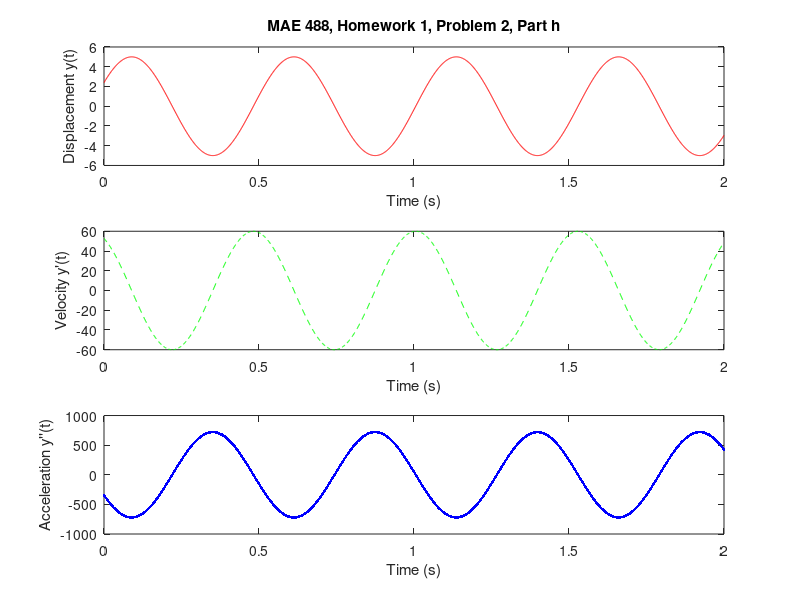

The MATLAB source for this figure: (Note: a time limit stopped this script after it produced the figure.)
% Hunter Phillips
% MAE488 - Homework 1
% Spring 2019
% Main
clear
clc

%% Header
d_bullets = repmat('*', 50, 1); % concise way to make a lot of chars
fprintf('%c',d_bullets)
fprintf('\nMAE 488, Homework #1, Spring 2019, Hunter Phillips\n')
fprintf('%c',d_bullets)
fprintf('\n\n')

%% Problem 2 - Part h
% Plot the displacement, velocity, and acceleration for 2 seconds
% (timestep of 0.001 seconds) in a single figure with each plot 
% in a subplot (displacement at the top, acceleration at the bottom).

su_bullets = repmat('*', 25, 1); % setting up cmd line output
un_bullets = repmat('-', 25, 1);
fprintf('%c',su_bullets)
fprintf('\nProblem 2 - Part h\n')
fprintf('%c',su_bullets)
fprintf('\n\n')

fprintf('%c',un_bullets)
fprintf('\nEquations Plotted\n')
fprintf('%c',un_bullets)
fprintf('\ny(t)   = 5sin(12t+0.5)\n')
fprintf('y''(t)  = 60cos(12t+0.5)\n')
fprintf('y''''(t) = -720sin(12t+0.5)\n')

fprintf('\nSolution Plotted in Figure 1\n\n\n')

p2_t         = 0:0.001:2;               % time vector
displacement = 5*sin(12*p2_t+0.5);      % displacement given by problem
velocity     = 60*cos(12*p2_t+0.5);     % calculated velocity equation
accel        = -720*sin(12*p2_t+0.5);   % calculated acceleration equation

f1 = figure(1);

subplot(3,1,1)
plot(p2_t,displacement, 'r')
ylabel('Displacement y(t)')
xlabel('Time (s)')
title('MAE 488, Homework 1, Problem 2, Part h')

subplot(3,1,2)
plot(p2_t,velocity, '--g')
ylabel('Velocity y''(t)')
xlabel('Time (s)')

subplot(3,1,3)
plot(p2_t,accel, '.b');
ylabel('Acceleration y''''(t)')
xlabel('Time (s)')

% Uncomment to output figure as high quality png
print(f1,'../figures/problem_2_h.png','-dpng','-r1200');

%% Problem 3 - Part d
% Plot f(x) = (x)cos(x) from 0 to 10 coupled with linear approx curves.

su_bullets = repmat('*', 25, 1);
un_bullets = repmat('-', 25, 1);
fprintf('%c',su_bullets)
fprintf('\nProblem 3 - Part d\n')
fprintf('%c',su_bullets)
fprintf('\n\n')

fprintf('%c',un_bullets)
fprintf('\nEquations Plotted\n')
fprintf('%c',un_bullets)
fprintf('\nf(x) = xcos(x)\n')
fprintf('f(x) = (-1.4134)x + 1.2701\n')
fprintf('f(x) =  (5.0783)x - 23.9731\n')

fprintf('\nSolution Plotted in Figure 2\n\n\n')

p3_x = 0:0.001:10;  % setting up time vectors
p3_x1 = 2:0.001:4;  % for their respective
p3_x2 = 4:0.001:6;  % curves
fun = p3_x.*cos(p3_x);              % original function
fun_b = (-1.4134)*p3_x1 + 1.2701;   % linear approx. at 3
fun_c = (5.0783)*p3_x2 - 23.9731;   % linear approx. at 5
point_b = (-1.4134)*3 + 1.2701;     % point of linear approx at 3
point_c = (5.0783)*5 - 23.9731;     % point of linear approx at 5

f2 = figure(2);
title('MAE 488, Homework 1, Problem 3, Part d')

hold on
plot(p3_x, fun, 'b')
plot(p3_x1, fun_b, 'g')
plot(p3_x2, fun_c, 'm')
plot(3, point_b, 'r*')
plot(5, point_c, 'g*')
hold off

ylabel('f(x)')  % latex legend
l_3 = legend('$f(x) = xcos(x)$', '$f_{linear}(x) \approx [-\hat{x}sin(\hat{x})+cos(\hat{x})]x + \hat{x}^{2}sin(\hat{x})\,\,\,\,\,\, at \,\,\hat{x} = \hat{x}_{1} = 3$'...
             ,'$f_{linear}(x) \approx [-\hat{x}sin(\hat{x})+cos(\hat{x})]x + \hat{x}^{2}sin(\hat{x})\,\,\,\,\,\, at \,\,\hat{x} = \hat{x}_{2} = 5$'...
             ,'$f_{linear}(x) \,\,\,at\,\,\, [\hat{x}_{1}, f_{linear}(\hat{x}_{1})] \,\,\,with\,\,\, \hat{x}_{1} = 3$'...
             ,'$f_{linear}(x) \,\,\,at\,\,\, [\hat{x}_{2}, f_{linear}(\hat{x}_{2})] \,\,\,with\,\,\, \hat{x}_{2} = 5$');
set(l_3, 'interpreter', 'latex')
l_3.FontSize = 12;                  
set(l_3,'Location','southwest') % reset this to fit nicely in figure

% Uncomment to output figure as high quality png
print(f2,'../figures/problem_3_d.png','-dpng','-r1200');

%% Problem 4
% Plot data with linear, exponential, and power axis.

su_bullets = repmat('*', 75, 1);
un_bullets = repmat('-', 25, 1);
fprintf('%c',su_bullets)
fprintf('\nProblem 4\n')
fprintf('Each set of data is plotted with linear, exponential, and power axis.\n')
fprintf('%c',su_bullets)
fprintf('\n\n')

% Part A

fprintf('%c',un_bullets)
fprintf('\nPart A - Figure 3\n')
fprintf('%c',un_bullets)
fprintf('\nx = [1 17.5 34 50.5 67 83.5 100]\n')
fprintf('y = [0.001 93.79 1336.3 6503.8 20151.1 48612.3 100000]\n\n')

f3 = figure(3);
x_4_a = [1 17.5 34 50.5 67 83.5 100];
y_4_a = [0.001 93.79 1336.3 6503.8 20151.1 48612.3 100000];

subplot(3,1,1)
plot(x_4_a,y_4_a, 'm')
ylabel('y (linear)')
xlabel('x')
title('MAE 488, Homework 1, Problem 4, Part a')

subplot(3,1,2)
semilogy(x_4_a,y_4_a, 'm')
ylabel('y (exponential)')
xlabel('x')

subplot(3,1,3)
loglog(x_4_a,y_4_a, 'm')
ylabel('y (power)')
xlabel('x')

% Uncomment to output figure as high quality png
print(f3,'../figures/problem_4_a.png','-dpng','-r1200');

% Part B

fprintf('%c',un_bullets)
fprintf('\nPart B - Figure 4\n')
fprintf('%c',un_bullets)
fprintf('\nx = [14.5 17 19.5 22 24.5 27 29.5]\n')
fprintf('y = [0 62.5 125 187.5 250 312.5 375]\n\n')

f4 = figure(4);
x_4_b = [14.5 17 19.5 22 24.5 27 29.5];
y_4_b = [0 62.5 125 187.5 250 312.5 375];

subplot(3,1,1)
plot(x_4_b,y_4_b, 'm')
ylabel('y (linear)')
xlabel('x')
title('MAE 488, Homework 1, Problem 4, Part b')

subplot(3,1,2)
semilogy(x_4_b,y_4_b, 'm')
ylabel('y (exponential)')
xlabel('x')

subplot(3,1,3)
loglog(x_4_b,y_4_b, 'm')
ylabel('y (power)')
xlabel('x')

% Uncomment to output figure as high quality png
print(f4,'../figures/problem_4_b.png','-dpng','-r1200');

% Part C

fprintf('%c',un_bullets)
fprintf('\nPart C - Figure 5\n')
fprintf('%c',un_bullets)
fprintf('\nx = [0.5 1 1.5 2 2.5 3 3.5]\n')
fprintf('y = [3.115 2.426 1.889 1.471 1.146 0.893 0.695]\n\n')

f5 = figure(5);
x_4_c = [0.5 1 1.5 2 2.5 3 3.5];
y_4_c = [3.115 2.426 1.889 1.471 1.146 0.893 0.695];

subplot(3,1,1)
plot(x_4_c,y_4_c, 'm')
ylabel('y (linear)')
xlabel('x')
title('MAE 488, Homework 1, Problem 4, Part c')

subplot(3,1,2)
semilogy(x_4_c,y_4_c, 'm')
ylabel('y (exponential)')
xlabel('x')

subplot(3,1,3)
loglog(x_4_c,y_4_c, 'm')
ylabel('y (power)')
xlabel('x')

% Uncomment to output figure as high quality png
print(f5,'../figures/problem_4_c.png','-dpng','-r1200');
